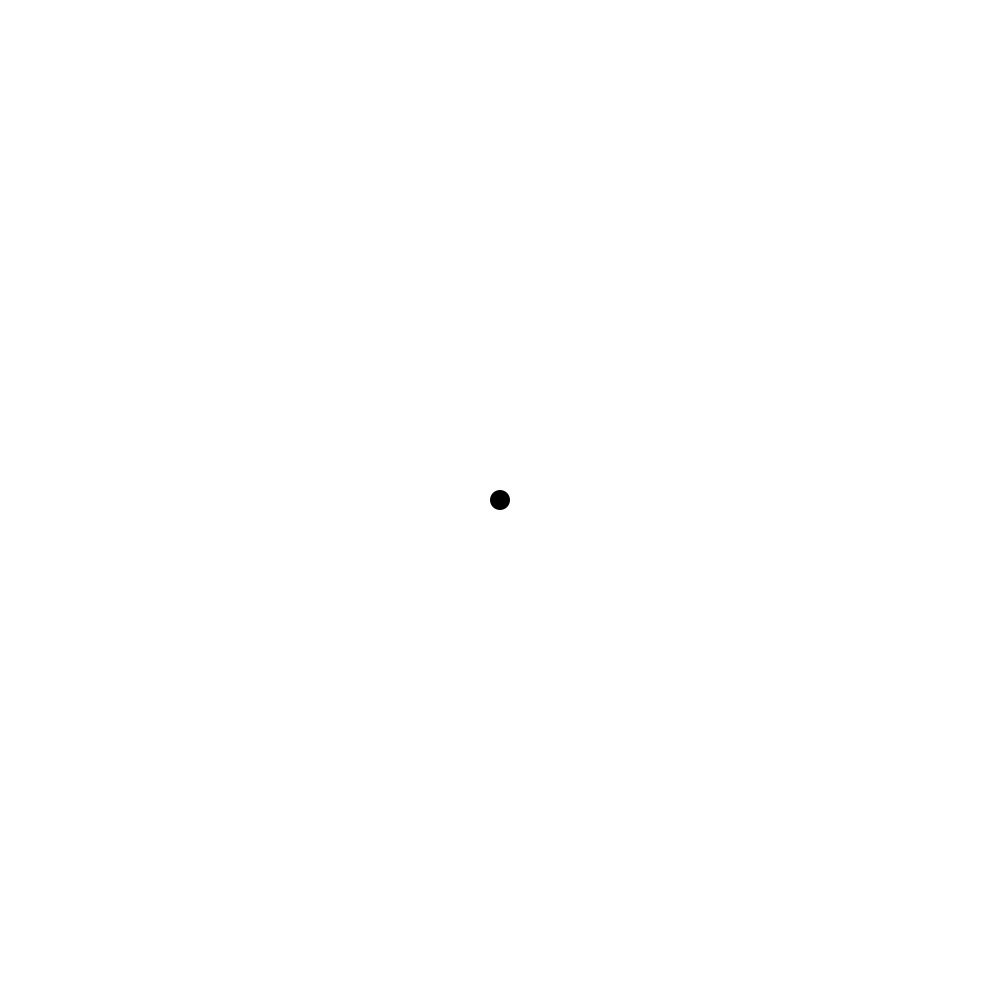
Frame 1 (no input)
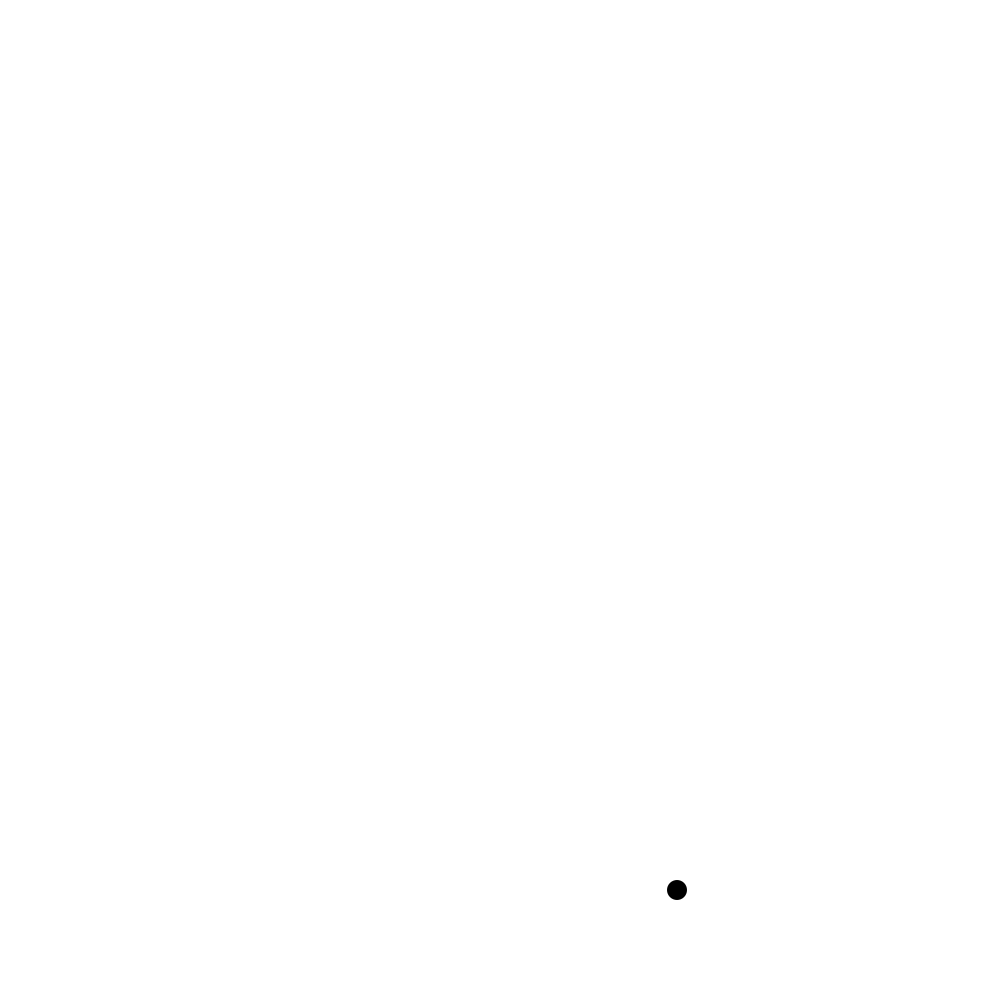
Frame 60 (the mouse pressed at the canvas centre just before this capture)
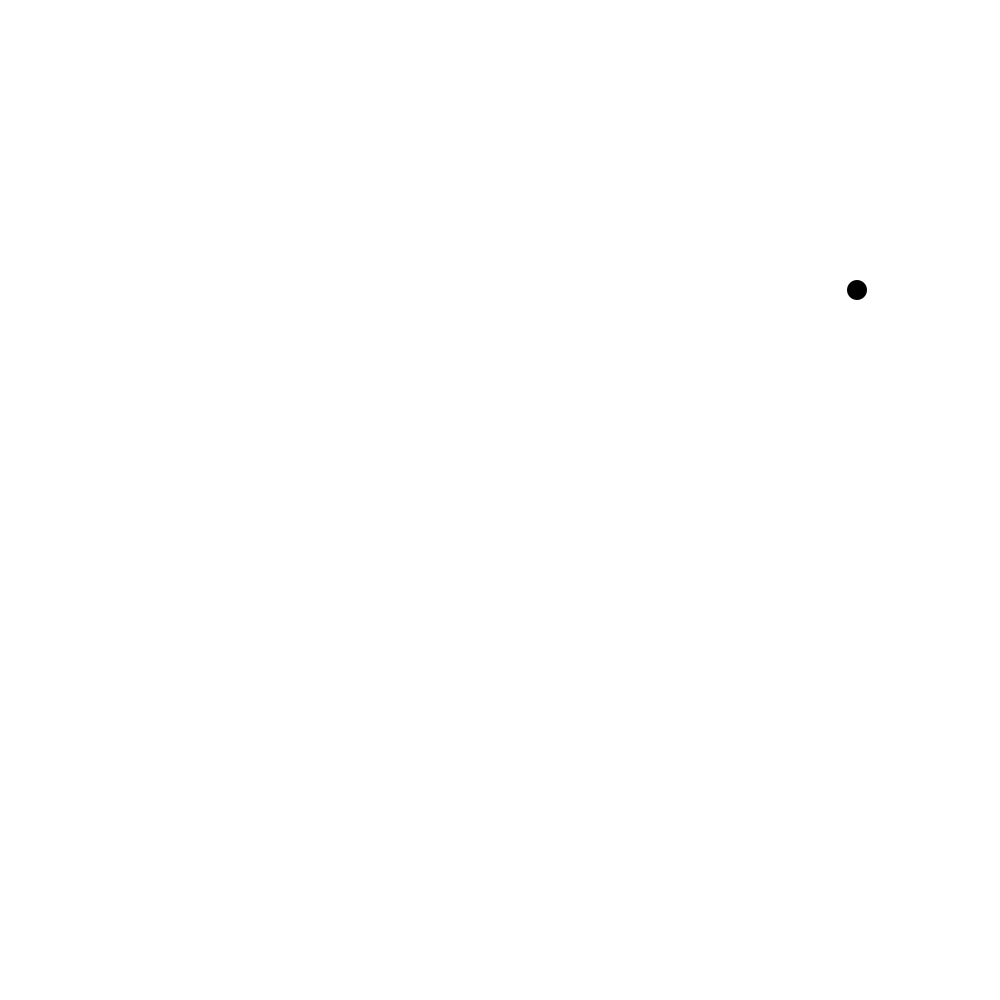
Frame 120 (the mouse held since frame 60 and released just before this capture)

The Processing sketch that drew these frames (run headless with seeded random() and noise(); from frame 60 on, the mouse is pressed at the canvas centre):

// Processing sketch: ColDet
// ── ColDet.pde
// Reid Nguyen | Aug 31 2022 | ColDet
// Setup runs one time at startup
int xspeed, yspeed;
int xpos, ypos, wdth, ht;
void setup(){
   size(1000, 1000);
   background(0, 175, 0);
   xspeed = 3;
   yspeed = 10;
   wdth = 20;
   ht =20;
   noStroke();
   xpos = width/2;
   ypos = height/2;
   frameRate(60);
}
// Draw runs an a loop
void draw(){
   background(255);
   fill(0);
   ellipse(xpos, ypos, wdth, ht);
  
   xpos += xspeed;
   ypos += yspeed;
   if (xpos >= width-wdth/2 || xpos <= wdth/2){
     xspeed *= -1;
   }
     if (ypos >= height-ht/2 || ypos <= ht/2){
     yspeed = yspeed * -1;
   }
}
